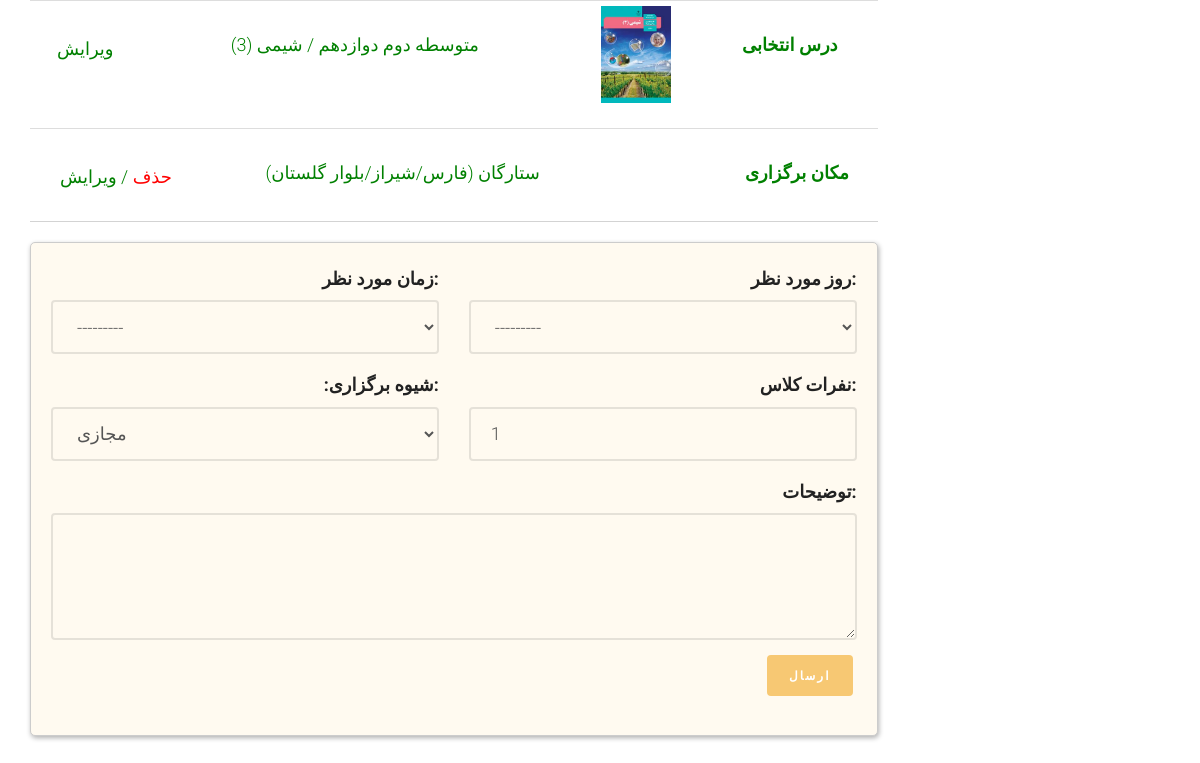
The page /application/complete-application (signed in) on the database as committed earlier.
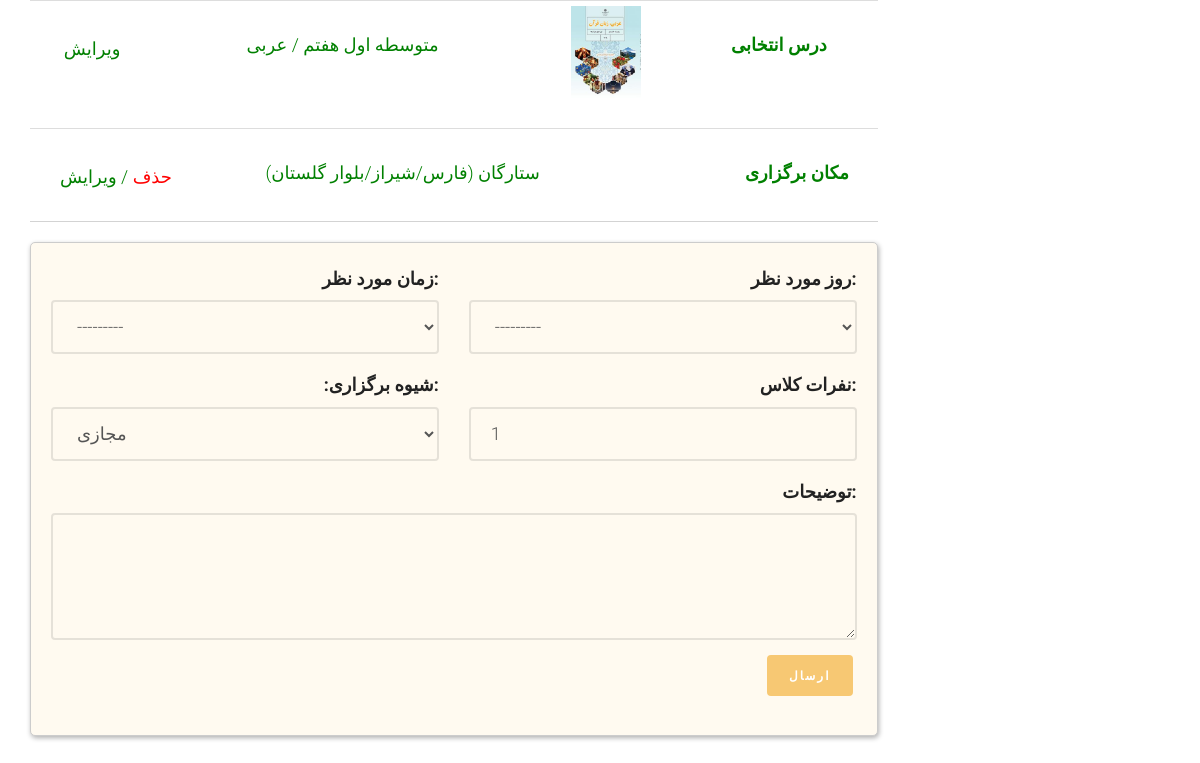
The same page on the database as committed later.
### application/models.py (models this page shows, shortened)
class Application(models.Model):
    applicant = models.ForeignKey(User, on_delete=models.CASCADE)
    demanded_course = models.ForeignKey(Course, on_delete=models.CASCADE)
    preferred_style = models.CharField(choices=HOLDING_STYLE, max_length=50, default="V")
    short_description = models.CharField(max_length=300, null=True, blank=True)
    is_accepted = models.BooleanField(blank=True, null=True, default=False)
    num_of_student = models.IntegerField(validators=[MinValueValidator(1), MaxValueValidator(10)], default=1)
    registered_date = models.DateField(null=True, blank=True , auto_now_add=True)
    free_day_1 = models.ForeignKey(WeekDay, on_delete=models.CASCADE, null=True, blank=True)
    free_time_1 = models.ForeignKey(AvailableTime, on_delete=models.CASCADE, null=True, blank=True)
    venue = models.ForeignKey(PublicPlace, on_delete=models.CASCADE, blank=True, null=True)
    is_active = models.BooleanField(default=False)
    slug = models.SlugField(max_length=200, default="", null=False, db_index=True)

class Course(models.Model):
    course_name = models.ForeignKey(CourseName, on_delete=models.CASCADE, db_index=True)
    grade = models.ForeignKey(Grade, on_delete=models.CASCADE, blank=True, null=True)
    major = models.ForeignKey(Major, on_delete=models.CASCADE, blank=True, null=True)
    image=models.ImageField(upload_to='images/courses', null=True,blank=True)
    code=models.CharField(max_length=7, blank=True, null=True)
    book_download_link=models.CharField(max_length=300, blank=True, null=True)
    is_active = models.BooleanField(default=True)
    slug = models.SlugField(max_length=500, blank=True, null=True)
    def __str__(self):
        return f" {self.grade} / {self.course_name} "
    class Meta:
        constraints = [
            models.UniqueConstraint(fields=['course_name', 'grade', 'major'],
                                    name='unique_course_name_edu_level_grade'),
        ]

class Grade(models.Model):
    edu_level = models.ForeignKey(EducationalLevel, on_delete=models.CASCADE)
    grade_name = models.CharField(max_length=20, verbose_name="پایه تحصیلی")
    url_title = models.CharField(max_length=200, blank=True, null=True)
    is_active = models.BooleanField(default=True)
    def __str__(self):
        return f"{self.edu_level} {self.grade_name}"
    class Meta:
        constraints = [
            models.UniqueConstraint(fields=['edu_level', 'grade_name'], name='unique_edu_level_grade')]

class EducationalLevel(models.Model):
    edu_level = models.CharField(max_length=20, unique=True, verbose_name="دوره آموزشی")
    url_title = models.CharField(max_length=200, blank=True, null=True)
    is_active = models.BooleanField(default=True)
    def __str__(self):
        return self.edu_level

class CourseName(models.Model):
    course_name = models.CharField(max_length=20, unique=True)
    def __str__(self):
        return f"{self.course_name}"

### account/models.py (models this page shows, shortened)
class PublicPlace(models.Model):
    director = models.OneToOneField(User, on_delete=models.CASCADE)
    name = models.CharField(max_length=200, blank=True, null=True)
    type = models.ForeignKey(PublicPlaceType, on_delete=models.CASCADE,blank=True, null=True)
    province = models.ForeignKey(Province, on_delete=models.CASCADE)
    city = ChainedForeignKey(
        City, on_delete=models.CASCADE,
        chained_field="province",
        chained_model_field="province",
        show_all=False,
        auto_choose=True,
        sort=True)
    district= models.CharField(max_length=100, blank=True, null=True)
    address = models.CharField(max_length=300, blank=True, null=True)
    def __str__(self):
        return f"{self.name}  ({self.province}/{self.city}/{self.district})"

class Province(models.Model):
    name = models.CharField(max_length=500)
    url_title = models.CharField(max_length=100, blank=True, null=True)
    is_active = models.BooleanField(default=False)
    def __str__(self):
        return self.name

class City(models.Model):
    name = models.CharField(max_length=500)
    url_title = models.CharField(max_length=100, blank=True, null=True)
    province = models.ForeignKey(Province, on_delete=models.CASCADE)
    is_active = models.BooleanField(default=False)
    slug = models.SlugField(max_length=500, blank=True, null=True)
    parent_city = models.ForeignKey("self", related_name="child_cities", null=True, blank=True,on_delete=models.CASCADE)
    def __str__(self):
        return self.name

### application/views.py (the view, shortened to what this page needs)
# urls.py: path('complete-application', views.CompleteApplication.as_view(), name='complete_application_page'),
class CompleteApplication(View):
    def get(self, request: HttpRequest):
        current_user = User.objects.filter(id=request.user.id).first()
        current_application = Application.objects.filter(applicant=current_user, is_active=False,
                                                         is_accepted=False).first()
        application_form = CompleteApplicationModelForm(instance=current_application)
        context = {
            'application': current_application,
            'application_form': application_form,
            'current_user': current_user
        }
        return render(request, 'application/complete_application.html', context)

### application/models.py (called while the page is built)
    def __str__(self):
        return f"{self.day_name}"

    def __str__(self):
        return f"{self.time_name}"

### application/templates/application/complete_application.html (shortened to what this page needs)
{% extends 'shared/_layout.html' %}
{% load render_partial %}
{% block content %}
<div class="container">
	<div class="row">
		<div class="col-sm-9">
			<div class="container-fluid">
				<div class="row fh5co-post-entry">
					<table class="table table-condensed" style="border-bottom: 1px ; text-align: center">
                    			<tbody>
                        			<tr>
                            			<td>
								{% if application.demanded_course %}
								<a href="{% url 'courses_list' %}" style="color: green"> ویرایش </a>
											{% else %}
											<a href="{% url 'courses_list' %}" style="color: green"> اضافه </a>
											{% endif %}
                            			</td>
							 			<td>
                                            {% if application.demanded_course %}
                                			<p style="text-align: center; color:green">{{ application.demanded_course }}</p>
                                              {% else %}
                                            <p style="color: green"> لطفا یک درس انتخاب کنید  </p>
											{% endif %}
                            			</td>
										<td class="cart_product">
                                            {% if application.demanded_course %}
                                			<a href=""><img src="{{ application.demanded_course.image.url }}" width="70" alt=""></a>
                                            {% else %}
											<a href=""><img src="/static/images/white.png" width="70"></a>
											{% endif %}
										</td>
										<td>
											<label style="color: green"> درس انتخابی  </label>
										</td>
									</tr>
								</tbody>
							</table>
					<table class="table table-condensed" style="border-bottom: 1px solid lightgray ; text-align: center">
                    			<tbody>
                        			<tr>
                            			<td>
											{% if application.venue %}
											<a href="" style="color: red" onclick="removeVenueInEditMode({{application.id}})"> حذف </a>
											<a href="{% url 'publicplaces_list' app=application.id %}"  style="color: green">/ ویرایش </a>
											{% else %}
											<a href="{% url 'publicplaces_list' app=application.id %}"  style="color: green"> اضافه </a>
											{% endif %}
                            			</td>
							 			<td>
                                			{% if application.venue %}
                                			<p style="text-align: center; color:green">{{ application.venue }}</p>
											{% else %}
											<p style="color: green">اولویت من کلاس مجازی است </p>
											{% endif %}
                            			</td>
										<td class="cart_product">
                                			<a href=""><img src="/static/images/white.png" width="70"></a>
										</td>
										<td>
											<label style="color: green"> مکان برگزاری  </label>
										</td>
									</tr>
								</tbody>
							</table>
					<div class="main-block">
						<form id="main-contact-form" class="contact-form row" action="{% url 'complete_application_page' %}" method="post">
							{% include 'includes/application_form.html' with application=application %}
							<div class="form-group col-md-12">
        					<button type="submit" class="btn btn-primary pull-right">ارسال</button>
							</div>
						</form>
					</div>
				</div>
			</div>
		</div>
	</div>
</div>
{% endblock %}

### templates/shared/_layout.html (shortened to what this page needs)
{% load render_partial %}
<!DOCTYPE html>
 <html class="no-js">
	<head>
	{% include 'shared/header_references.html' %}
	</head>
	<body>
	{% block content %} {% endblock %}
	</body>
</html>

### templates/shared/header_references.html (shortened to what this page needs)
	<link rel="stylesheet" href="/static/css/animate.css">
	<link rel="stylesheet" href="/static/css/icomoon.css">
	<link rel="stylesheet" href="/static/css/bootstrap.css">
	<link rel="stylesheet" href="/static/css/style.css">

### application/templates/includes/application_form.html (shortened to what this page needs)
   <div class="col-md-6 form-group">
     <div style="text-align: right"> {{ application_form.free_time_1.label_tag }}</div>
          {{ application_form.free_time_1 }}
    </div>
    <div class="col-md-6 form-group">
     <div style="text-align: right">  {{ application_form.free_day_1.label_tag }} </div>
        {{ application_form.free_day_1 }}
    </div>
    <div class="col-md-6 form-group">
        <div style="text-align: right">  {{ application_form.preferred_style.label_tag }} </div>
        {{ application_form.preferred_style }}
    </div>
    <div class="col-md-6 form-group">
     <div style="text-align: right"> {{ application_form.num_of_student.label_tag }}</div>
          {{ application_form.num_of_student }}
    </div>
     <div class="col-md-12 form-group">
        <div style="text-align: right"> {{ application_form.short_description.label_tag }} </div>
        {{ application_form.short_description }}
    </div>

### static/css/style.css (style rules this page uses)
html { background: #fff; }
body { font-family: "Roboto", arial, sans-serif; font-size: 18px; font-weight: 300; line-height: 1.8; color: #222; background: #fff; }
a { color: #f7c873; -webkit-transition: 0.5s; -o-transition: 0.5s; transition: 0.5s; }
.main-block { padding: 20px; margin: auto; border-radius: 5px; border: solid 1px #ccc; box-shadow: 1px 2px 5px rgba(0,0,0,.31); background: floralwhite; }
p { margin-bottom: 30px; }
.btn { margin-right: 4px; margin-bottom: 4px; font-family: "Playfair Display", times, serif; font-size: 12px; letter-spacing: 2px; text-transform: uppercase; font-weight: 700; -webkit-border-radius: 4px; -moz-border-radius: 4px; -ms-border-radius: 4px; border-radius: 4px; -webkit-transition: 0.5s; -o-transition: 0.5s; transition: 0.5s; }
.btn-primary { background: #f7c873; color: #fff; border: 2px solid #f7c873; }
.form-control { box-shadow: none; background: transparent; border: 2px solid rgba(0, 0, 0, 0.1); height: 54px; font-size: 18px; font-weight: 300; }

Rows that differ between the two databases and show on the page:
removed Application: demanded_course "متوسطه دوم دوازدهم / شیمی (3)", demanded_course.image (picture), venue "ستارگان (فارس/شیراز/بلوار گلستان)", free_time_1 "---------", free_day_1 "---------", preferred_style "مجازی", num_of_student "1"
added Application: demanded_course "متوسطه اول هفتم / عربی", demanded_course.image (picture), venue "ستارگان (فارس/شیراز/بلوار گلستان)", free_time_1 "---------", free_day_1 "---------", preferred_style "مجازی", num_of_student "1"
